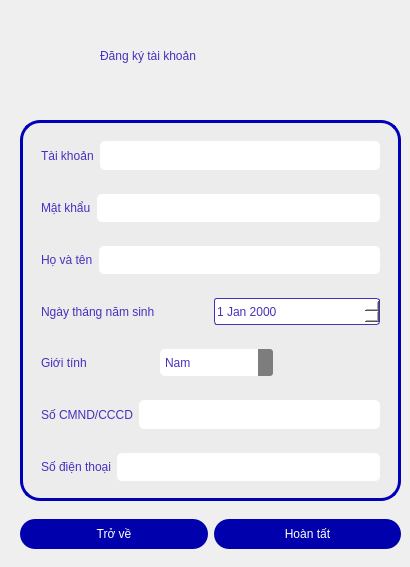
   <widget class="QWidget" name="signUpPage">
    <widget class="QFrame" name="signUpFrame">
     <property name="geometry">
      <rect>
       <x>20</x>
       <y>120</y>
       <width>381</width>
       <height>381</height>
      </rect>
     </property>
     <property name="sizePolicy">
      <sizepolicy hsizetype="Expanding" vsizetype="Expanding">
       <horstretch>0</horstretch>
       <verstretch>0</verstretch>
      </sizepolicy>
     </property>
     <property name="styleSheet">
      <string notr="true">#signUpFrame {
	border: 3px solid rgb(0, 0, 184);
	border-radius: 20px;
	background: rgb(236, 236, 236);
}

QLineEdit {
	background-color: rgb(255, 255, 255);
	border-radius: 5px;
	font: bold 10pt &quot;Google Sans&quot;;
	padding-left: 5px;
	height: 30px;
}

QLineEdit:focus {
	background-color: rgb(255, 255, 255);
	border-radius: 5px;
	font: bold 10pt &quot;Google Sans&quot;;	
	border: 2px solid rgb(0, 85, 255);
	padding-left: 5px;
	height: 30px;
}

QLabel {
	color: rgb(70, 49, 190);
	font: bold 10pt &quot;Google Sans&quot;;
	border: none;
}

QComboBox {
	height: 25px;
	background: rgb(255, 255, 255);
	padding: 1px 5px 1px 5px;
	color: rgb(70, 49, 190);
	font: bold 10pt &quot;Google Sans&quot;;
outline: none;
border-radius: 5px;

}

QComboBox:editable {
	height: 25px;
	background: rgb(255, 255, 255);
	padding: 1px 5px 1px 5px;
border-radius: 5px;
}

QComboBox:!editable, QComboBox::drop-down:editable {
     background: rgb(255, 255, 255);
}

/* QComboBox gets the &quot;on&quot; state when the popup is open */
QComboBox:!editable:on, QComboBox::drop-down:editable:on {
    background: rgb(255, 255, 255)
}

QComboBox:on { /* shift the text when the popup opens */
    padding-top: 3px;
    padding-left: 4px;
}

QComboBox::drop-down {
    subcontrol-origin: padding;
    subcontrol-position: top right;
    width: 15px;

    border-left-width: 1px;
    border-left-color: darkgray;
    border-left-style: solid; /* just a single line */
    border-top-right-radius: 3px; /* same radius as the QComboBox */
    border-bottom-right-radius: 3px;
	border: none;
	outline: none;
	background: rgb(125, 125, 125);
}


QComboBox::down-arrow:on { /* shift the arrow when popup is open */
    top: 1px;
    left: 1px;
}

QDateTimeEdit {
	height: 25px;
	background: white;
	color: rgb(70, 49, 190);
	font: bold 10pt &quot;Google Sans&quot;;
	border-radius: 3px;
	border: 1px solid  rgb(70, 49, 190);
}


</string>
     </property>
     <property name="frameShape">
      <enum>QFrame::StyledPanel</enum>
     </property>
     <property name="frameShadow">
      <enum>QFrame::Raised</enum>
     </property>
     <layout class="QVBoxLayout" name="verticalLayout">
      <item>
       <widget class="QWidget" name="usernameField" native="true">
        <layout class="QHBoxLayout" name="horizontalLayout_9">
         <item>
          <widget class="QLabel" name="label_1_signUp">
           <property name="text">
            <string>Tài khoản</string>
           </property>
          </widget>
         </item>
         <item>
          <widget class="QLineEdit" name="lineEdit_usernameSignUp"/>
         </item>
        </layout>
       </widget>
      </item>
      <item>
       <widget class="QWidget" name="passwordField" native="true">
        <layout class="QHBoxLayout" name="horizontalLayout_10">
         <item>
          <widget class="QLabel" name="label_2_signUp">
           <property name="text">
            <string>Mật khẩu</string>
           </property>
          </widget>
         </item>
         <item>
          <widget class="QLineEdit" name="lineEdit_passwordSignUp">
           <property name="echoMode">
            <enum>QLineEdit::Password</enum>
           </property>
          </widget>
         </item>
        </layout>
       </widget>
      </item>
      <item>
       <widget class="QWidget" name="nameField" native="true">
        <layout class="QHBoxLayout" name="horizontalLayout">
         <item>
          <widget class="QLabel" name="label_3_signUp">
           <property name="text">
            <string>Họ và tên</string>
           </property>
          </widget>
         </item>
         <item>
          <widget class="QLineEdit" name="lineEdit_signUpName"/>
         </item>
        </layout>
       </widget>
      </item>
      <item>
       <widget class="QWidget" name="birthdateField" native="true">
        <layout class="QHBoxLayout" name="horizontalLayout_2">
         <item>
          <widget class="QLabel" name="label_4_signUp">
           <property name="text">
            <string>Ngày tháng năm sinh</string>
           </property>
          </widget>
         </item>
         <item>
          <widget class="QDateEdit" name="dateEditSignUp"/>
         </item>
        </layout>
       </widget>
      </item>
      <item alignment="Qt::AlignLeft">
       <widget class="QWidget" name="sexField" native="true">
        <property name="minimumSize">
         <size>
          <width>250</width>
          <height>0</height>
         </size>
        </property>
        <layout class="QHBoxLayout" name="horizontalLayout_3">
         <item>
          <widget class="QLabel" name="label_5_signUp">
           <property name="text">
            <string>Giới tính</string>
           </property>
          </widget>
         </item>
         <item>
          <widget class="QComboBox" name="sexEditSignUp">
           <property name="layoutDirection">
            <enum>Qt::LeftToRight</enum>
           </property>
           <item>
            <property name="text">
             <string>Nam</string>
            </property>
           </item>
           <item>
            <property name="text">
             <string>Nữ</string>
            </property>
           </item>
          </widget>
         </item>
        </layout>
       </widget>
      </item>
      <item>
       <widget class="QWidget" name="IDField" native="true">
        <layout class="QHBoxLayout" name="horizontalLayout_4">
         <item>
          <widget class="QLabel" name="label_6_signUp">
           <property name="text">
            <string>Số CMND/CCCD</string>
           </property>
          </widget>
         </item>
         <item>
          <widget class="QLineEdit" name="lineEdit_IDSignUp"/>
         </item>
        </layout>
       </widget>
      </item>
      <item>
       <widget class="QWidget" name="phoneField" native="true">
        <layout class="QHBoxLayout" name="horizontalLayout_5">
         <item>
          <widget class="QLabel" name="label_7_signUp">
           <property name="text">
            <string>Số điện thoại</string>
           </property>
          </widget>
         </item>
         <item>
          <widget class="QLineEdit" name="lineEdit_phoneSignUp"/>
         </item>
        </layout>
       </widget>
      </item>
     </layout>
    </widget>
    <widget class="QWidget" name="widget_10" native="true">
     <property name="geometry">
      <rect>
       <x>50</x>
       <y>30</y>
       <width>321</width>
       <height>61</height>
      </rect>
     </property>
     <property name="styleSheet">
      <string notr="true">QLabel {
	color: rgb(70, 49, 190);
	font: bold 20pt &quot;Google Sans&quot;;
	border: none;
}</string>
     </property>
     <widget class="QLabel" name="label_signUp">
      <property name="geometry">
       <rect>
        <x>50</x>
        <y>10</y>
        <width>231</width>
        <height>31</height>
       </rect>
      </property>
      <property name="text">
       <string>Đăng ký tài khoản</string>
      </property>
     </widget>
    </widget>
    <widget class="QWidget" name="buttonField" native="true">
     <property name="geometry">
      <rect>
       <x>20</x>
       <y>510</y>
       <width>381</width>
       <height>48</height>
      </rect>
     </property>
     <layout class="QHBoxLayout" name="horizontalLayout_8">
      <item>
       <widget class="QPushButton" name="pushButton_backSignUp">
        <property name="styleSheet">
         <string notr="true">QPushButton {
	width: 100px;
	height: 30px;
    border-radius: 15px;
	background-color: rgb(0, 0, 172);
	color: rgb(255, 255, 255);
	font: bold 12pt &quot;Google Sans&quot;;
	outline: none;
}

QPushButton:hover:!pressed
{
	width: 100px;
	height: 30px;
   	border-radius: 15px;
	background-color: rgb(223, 223, 223);
	color: rgb(0, 0, 172);
	font: bold 12pt &quot;Google Sans&quot;;
	outline: none;
	border: 2px solid rgb(0, 84, 253)
} </string>
        </property>
        <property name="text">
         <string>Trở về</string>
        </property>
        <property name="icon">
         <iconset>
          <normaloff>../img/feather/arrow-left-circle.svg</normaloff>../img/feather/arrow-left-circle.svg</iconset>
        </property>
        <property name="iconSize">
         <size>
          <width>20</width>
          <height>20</height>
         </size>
        </property>
       </widget>
      </item>
      <item>
       <widget class="QPushButton" name="pushButton_doneSignUp">
        <property name="styleSheet">
         <string notr="true">QPushButton {
	width: 100px;
	height: 30px;
    border-radius: 15px;
	background-color: rgb(0, 0, 172);
	color: rgb(255, 255, 255);
	font: bold 12pt &quot;Google Sans&quot;;
	outline: none;
}

QPushButton:hover:!pressed
{
	width: 100px;
	height: 30px;
   	border-radius: 15px;
	background-color: rgb(223, 223, 223);
	color: rgb(0, 0, 172);
	font: bold 12pt &quot;Google Sans&quot;;
	outline: none;
	border: 2px solid rgb(0, 84, 253)
} </string>
        </property>
        <property name="text">
         <string>Hoàn tất</string>
        </property>
        <property name="icon">
         <iconset>
          <normaloff>../img/feather/check-circle.svg</normaloff>../img/feather/check-circle.svg</iconset>
        </property>
        <property name="iconSize">
         <size>
          <width>20</width>
          <height>20</height>
         </size>
        </property>
       </widget>
      </item>
     </layout>
    </widget>
   </widget>
